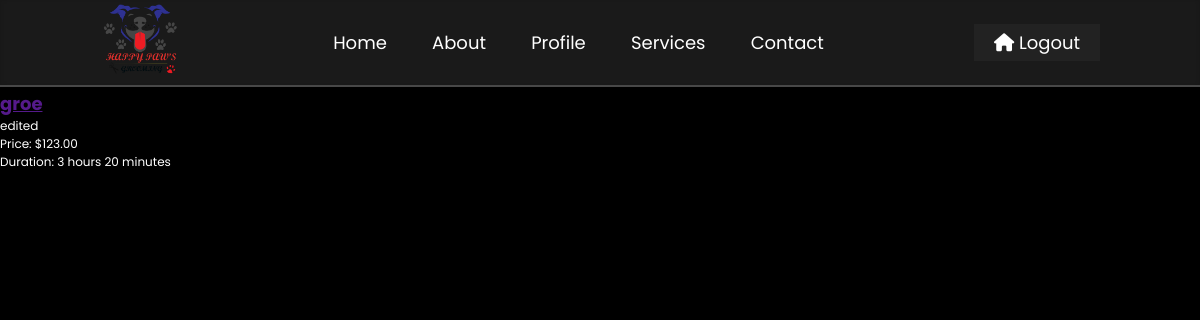
The page /service/ (signed in) on the database its author committed.
### app/models.py (models this page shows, shortened)
class Service(models.Model):
    name = models.CharField(max_length=100)
    description = models.TextField(blank=True)
    duration = models.DurationField(help_text="Duration of the service in hours and minutes")
    picture = models.ImageField(upload_to='images/service_pictures', blank=True, null=True)
    price = models.DecimalField(max_digits=6, decimal_places=2)
    @property
    def duration_in_hours_and_minutes(self):
        total_seconds = self.duration.total_seconds()
        hours = int(total_seconds // 3600)
        minutes = int((total_seconds % 3600) // 60)
        return f"{hours} hours {minutes} minutes"

### app/views.py (the view)
# urls.py: path('service/', ServiceList.as_view(), name='service'),
class ServiceList(LoginRequiredMixin, ListView):
    model = Service
    template_name = 'app/user/service.html'
    context_object_name = 'service'

### app/templates/app/user/service.html (shortened to what this page needs)
{% extends 'app/user/user_main.html' %}
{% block content %}
<br><br><br><br><br>
    {% for service in service %}
        <div class="service-list">
            <h2><a href="">{{service.name}}</a></h2>
            <p>{{service.description}}</p>
            <p>Price: ${{ service.price }}</p>
            <p>Duration: {{ service.duration_in_hours_and_minutes }}</p>
        </div>
    {% endfor %}
{% endblock content %}

### static/css/user.css (style rules this page uses)
* { margin: 0; padding: 0; box-sizing: border-box; font-family: 'Poppins', sans-serif; }
body { margin: 0; background-color: #000; color: #eee; font-family: Poppins; font-size: 12px; overflow: scroll; }
.service-list { color: #fff; }

### rows shown on the page
Service: name "groe", description "edited", price "123.00", duration_in_hours_and_minutes "3 hours 20 minutes"
